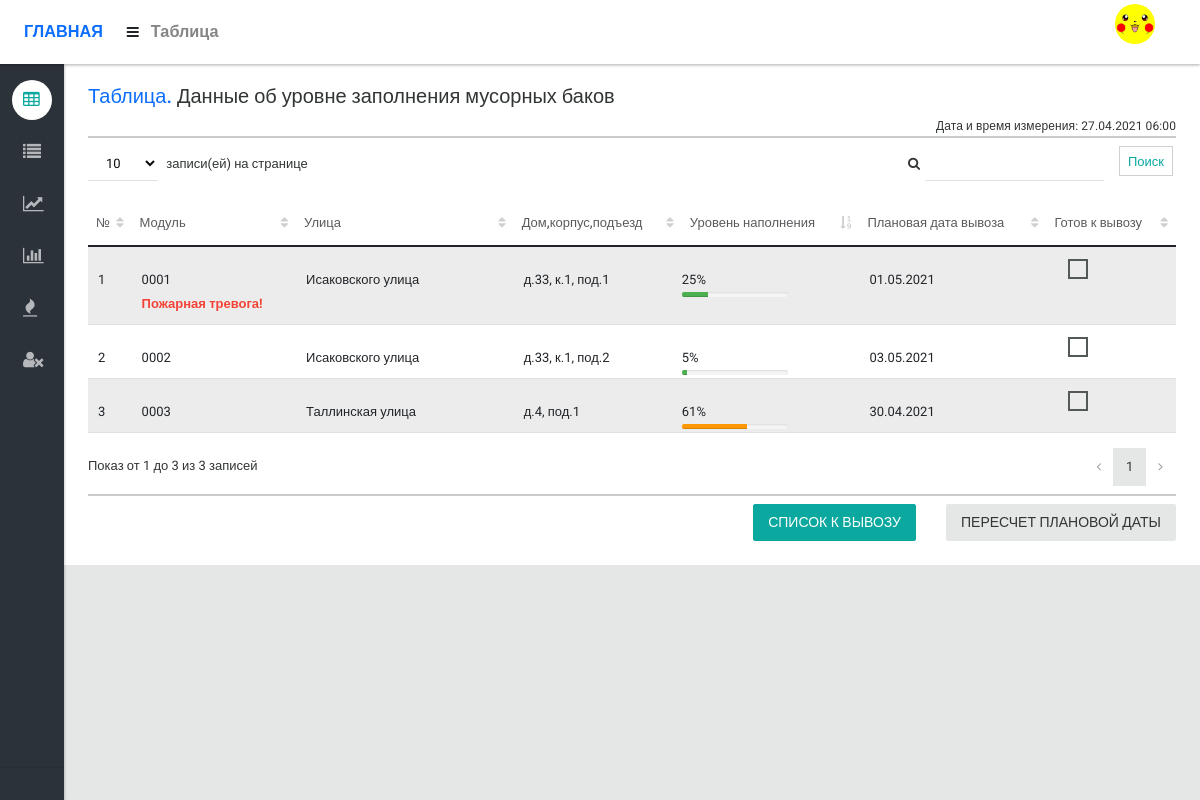
The page / on the database its author committed.
### appgarb/models.py (models this page shows, shortened)
class Containers(models.Model):
    c_module = models.ForeignKey('Modules', on_delete=models.CASCADE, verbose_name='Модуль')
    c_date = models.DateTimeField(default=datetime.datetime.combine(now().date(), datetime.time(6, 0, 0)),
                                  blank=False, verbose_name = 'Дата измерения')
    c_curr = models.PositiveSmallIntegerField(default=None, null=True, blank=True, verbose_name='Дистанция до мусора, см')
    c_is_collected = models.BooleanField(default=False, blank=False, verbose_name='Мусор вывезен')
    c_incr = models.PositiveSmallIntegerField(default=None, null=True, blank=True, verbose_name='Суточный прирост, %')
    def get_fill(self):
        if self.c_curr:
            return int(round((self.c_module.m_height - self.c_curr) * 100 / self.c_module.m_cont, 2))
    get_fill.short_description = "Уровень наполнения, %"
    fill_level = property(get_fill)
    def get_procentage(self):
        if self.c_curr:
            if self.fill_level <= 50:
                bar_class = 'progress-bar-success'
            elif self.fill_level >= 90:
                bar_class = 'progress-bar-danger'
            elif 50 < self.fill_level < 90:
                bar_class = 'progress-bar-warning'
            return bar_class
    procentage = property(get_procentage)
    def get_chart_color(self):
        if self.c_curr:
            if self.fill_level <= 50:
                chart_color = '#4caf50'
            elif self.fill_level >= 90:
                chart_color = '#f44336'
            elif 50 < self.fill_level < 90:
                chart_color = '#ff9800'
            return chart_color
    chart_color = property(get_chart_color)
    class Meta:
        verbose_name = 'Контейнер'
        verbose_name_plural = 'Контейнеры'
        unique_together = ['c_module', 'c_date', 'c_is_collected']
        ordering = ['c_module', 'c_date', '-c_is_collected']

class Modules(models.Model):
    m_module = models.CharField(max_length=4, blank=False, db_index=True, verbose_name='Модуль')
    m_street = models.ForeignKey('Streets', on_delete=models.PROTECT, verbose_name='Название улицы')
    m_house = models.CharField(max_length=10, blank=False, verbose_name='Номер дома')
    m_building = models.PositiveSmallIntegerField(blank=True, null=True, verbose_name='Корпус')
    m_entrance = models.PositiveSmallIntegerField(validators=[MinValueValidator(0), MaxValueValidator(10)], default=1, blank=False, verbose_name='Подъезд')
    m_height = models.PositiveSmallIntegerField(blank=False, verbose_name='Высота установки, в см')
    m_start = models.DateField(default=datetime.date.today(), verbose_name='Дата установки')
    m_is_active = models.BooleanField(default=True, verbose_name='Состояние')
    m_slug = models.SlugField(max_length=255, verbose_name='Url', unique=True)
    m_cont = models.PositiveSmallIntegerField(default=100, blank=False, verbose_name='Высота контейнера, в см')
    m_pipe = models.PositiveSmallIntegerField(default=150, blank=False, verbose_name='Высота мусоропровода')
    m_method = models.ForeignKey('Methods', on_delete=models.PROTECT, default=1, blank=True, verbose_name='Название метода')
    m_params = models.TextField(default='{}', verbose_name='Параметры метода')
    m_plan = models.DateField(default=datetime.date.today(), verbose_name='Плановая дата вывоза')
    def __str__(self):
        return self.m_module
    def get_absolute_url(self):
        return reverse('module', kwargs={'slug': self.m_slug})
    def get_absolute_url_fire(self):
        return reverse('fire', kwargs={'slug': self.m_slug})
    def get_address(self):
        if self.m_building:
            return  'д.' + self.m_house + ', к.' + str(self.m_building) + ', под.' + str(self.m_entrance)
        else:
            return  'д.' + self.m_house + ', под.' + str(self.m_entrance)
    get_address.short_description = "Адрес"
    address = property(get_address)
    def get_params(self):
        return json.loads(self.m_params)
    params = property(get_params)
    class Meta:
        verbose_name = 'Модуль'
        verbose_name_plural = 'Модули'
        unique_together = ['m_street', 'm_house', 'm_building', 'm_entrance']
        ordering = ['m_module']

class Streets(models.Model):
    s_street = models.CharField(max_length=50, db_index=True, unique=True,  verbose_name='Название улицы')
    def __str__(self):
        return self.s_street
    class Meta:
        verbose_name = 'Улица'
        verbose_name_plural = 'Улицы'
        ordering = ['s_street']

### appgarb/views.py (the view, shortened to what this page needs)
# urls.py: path('', Home.as_view(), name='home'),  # главная страница
class Home(MyMixin, ListView):
    template_name = 'appgarb/index.html'
    context_object_name = 'containers'
    def get_context_data(self, *, object_list=None, **kwargs):
        context = super().get_context_data(**kwargs)
        context['title'] = 'Таблица'
        context['date'] = self.get_today()
        return context
    def get_queryset(self):
        if self.get_today():  # если есть хоть одна запись в бд
            modules = Modules.objects.filter(m_is_active=True)
            for item in modules:
                try:
                    c_obj = Containers.objects.filter(c_date=self.get_today(), c_is_collected=False).get(
                        c_module__m_module=item.m_module)
                except Containers.DoesNotExist:
                    module = Modules.objects.get(m_module=item)
                    module.containers_set.create(c_module=item.m_module, c_date=self.get_today(), c_incr=0)
            queryset = Containers.objects.filter(c_date=self.get_today(), c_is_collected=False)
            for item in queryset:
                obj_fire = Fire.objects.filter(f_module__m_module=item.c_module, f_alarm=self.get_today())
                if (str(item.c_module) == '0001'):
                    item.fire = 'Пожарная тревога!'
        else:
            queryset = Containers.objects.all()
        return queryset

### appgarb/utils.py (called while the page is built)
    def get_today(self):
        try:
            date_last = Containers.objects.latest('c_date')
            dt = datetime.datetime.combine(date_last.c_date.date(), datetime.time(6, 0, 0))
        except Containers.DoesNotExist:
            dt = None
        return dt

### appgarb/templates/appgarb/index.html (shortened to what this page needs)
{% extends 'base.html' %}
{% load static %}
{% block content %}
			<div id="content">
				<section class="style-default-bright">
					<div class="row">
						<div class="col-md-12">
							<div class="section-header">
								<h3> <span class="text-primary">Таблица. </span> Данные об уровне заполнения мусорных баков</h3>
								<p class="" style="font-size: 12px; text-align: right"> Дата и время измерения: {{date|date:"d.m.Y"}} {{date|time:"H:i"}}</p>
							</div>
						</div>
					</div>
					<hr class="ruler-lg"/>
					<div class="section-body">
						<form id="formOne" action="{% url 'collection' %}" method="get">
							<div class="row">
								<div class="col-lg-12">
									<div class="table-responsive">
										<table id="datatable1" class="table table-striped table-hover">
											<thead>
												<tr>
													<th>№</th>
													<th>Модуль</th>
													<th style="width:20%">Улица</th>
													<th>Дом,корпус,подъезд</th>
													<th class="sort-numeric">Уровень наполнения</th>
													<th>Плановая дата вывоза</th>
													<th>Готов к вывозу</th>
												</tr>
											</thead>
											{% if date %}
											<tbody>
												{% for item in containers %}
													{% if item.c_module.m_is_active %}
													  <tr class="hover my-hover "  >
														  <td onclick="window.location.href ='{{ item.c_module.get_absolute_url }}';"> {{ forloop.counter}}</td>
														  <td
															 onclick="window.location.href ='{{ item.c_module.get_absolute_url }}';"><a href="{{ item.c_module.get_absolute_url }}">{{ item.c_module }}</a>
														     {% if item.fire %}
							                                    <br><scan class="blink" style="color:#f44336"> <a href="{{ item.c_module.get_absolute_url_fire}}"><b> {{item.fire}} </b></scan>
															 {% endif %}
														  </td>
														  <td onclick="window.location.href ='{{ item.c_module.get_absolute_url }}';">{{ item.c_module.m_street}}</td>
														  <td onclick="window.location.href ='{{ item.c_module.get_absolute_url }}';">{{ item.c_module.address}}</td>
														  {% if item.c_curr %}
															  <td style="padding: 0" onclick="window.location.href ='{{ item.c_module.get_absolute_url }}';" >{{ item.fill_level|floatformat }}%
																   <div class="progress my-progress" >
																	   <div class="progress-bar {{item.procentage}}" style="width: {{item.fill_level|floatformat}}%"></div>
																   </div>
															   </td>
														  {% else %}
															<td ><scan style="color:#f44336" onclick="window.location.href ='{{ item.c_module.get_absolute_url }}';"> <b> Нет показаний </b></scan> </td>
														  {% endif%}
														  <td onclick="window.location.href ='{{ item.c_module.get_absolute_url }}';">{{item.c_module.m_plan|date:"d.m.Y"}}</td>
														  <td>
															  <div class="col-sm-9" >
																<label class="checkbox-styled checkbox-danger">
																</label>
															  </div>
														  </td>
													   </tr>
													{% endif %}
												{% endfor %}
											</tbody>
											{% endif %}
										</table>
									</div>
								</div>
							</div>
							<hr class="ruler-lg"/>
							<div class="d-grid  gap-5 d-md-flex justify-content-md-end" >
								<button type="submit" class="btn ink-reaction btn-primary no-linebreak" name = "collect" value="Collection" >Список к вывозу</button>
						</form>
						<form id="formTwo" action="{% url 'home' %}"method="post">
							<button type="submit" class="btn ink-reaction btn-default  no-linebreak" name="calculate" value="Calculation" >Пересчет плановой даты</button>
							</div>
					</div>
			</div>
{% endblock %}

### templates/base.html (shortened to what this page needs)
<!DOCTYPE html>
{% load static %}
<html lang="ru">
	<head>
		<link type="text/css" rel="stylesheet" href="{% static 'css/bootstrap-5.0.0-beta1-dist/css/bootstrap.css' %}">
		<link type="text/css" rel="stylesheet" href="{% static 'css/theme-default/bootstrap.css' %}">
		<link type="text/css" rel="stylesheet" href="{% static 'css/theme-default/materialadmin.css' %}">
		<link type="text/css" rel="stylesheet" href="{% static 'css/theme-default/font-awesome.min.css' %}" />
		<link type="text/css" rel="stylesheet" href="{% static 'css/theme-default/material-design-iconic-font.min.css' %}">
		<link type="text/css" rel="stylesheet" href="{% static 'css/theme-default/libs/DataTables/jquery.dataTables.css' %}">
		<link type="text/css" rel="stylesheet" href="{% static 'css/theme-default/libs/DataTables/extensions/dataTables.colVis.css' %} ">
		<link type="text/css" rel="stylesheet" href="{% static 'css/theme-default/libs/DataTables/extensions/dataTables.tableTools.css' %}" >
		<link type="text/css" rel="stylesheet" href="{% static 'css/theme-default/libs/rickshaw/rickshaw.css' %}">
		<link type="text/css" rel="stylesheet" href="{% static 'css/theme-default/libs/morris/morris.core.css' %}">
		<link type="text/css" rel="stylesheet" href="{% static 'css/theme-default/material-design-iconic-font.min.css' %}">
		<link type="text/css" rel="stylesheet" href="{% static 'css/my_style.css' %}">
		<link type="text/css" rel="stylesheet" href="{% static '/css/theme-default/libs/bootstrap-datepicker/datepicker3.css' %}" />
	</head>
	<body class="menubar-hoverable header-fixed ">
		{% include 'inc/_header.html' %}
		<div id="base">
       	 	{% block content %} {% endblock %}
        	{% include 'inc/_sidebar.html' %}
	</body>
</html>

### templates/inc/_header.html (shortened to what this page needs)
{% load static %}
		<header id="header" >
			<div class="headerbar">
				<div class="headerbar-left">
					<ul class="header-nav header-nav-options">
						<li class="header-nav-brand" >
							<div class="brand-holder">
								<a href="{% url 'home'%}">
									<span class="text-lg text-bold text-primary">ГЛАВНАЯ</span>
								</a>
							</div>
						</li>
						<li>
							<a class="btn btn-icon-toggle menubar-toggle" data-toggle="menubar" href="javascript:void(0);">
								<i class="fa fa-bars"></i>
							</a>
						</li>
						<li class="header-nav-brand" >
							<div class="brand-holder">
								<span class="text-lg text-bold">{{ title }}</span>
							</div>
						</li>
					</ul>
				</div>
				<div class="headerbar-right">
					<ul class="header-nav header-nav-profile">
						<li class="dropdown">
							<div style="margin-top: 6%">
								<img src="{% static 'img/avatar.jpg' %}" alt="" />
							</div>
						</li>
					</ul>
				</div>
			</div>
		</header>

### templates/inc/_sidebar.html (shortened to what this page needs)
			<div id="menubar" class="menubar-inverse">
				<div class="menubar-scroll-panel">
					{% url 'home' as home_url %}
					{% url 'collection' as collection_url %}
					{% url 'id_module' as id_module_url %}
					{% url 'module' as module_url %}
					{% url 'id_analitics' as id_analitics_url %}
					{% url 'analitics' as analitics_url %}
					{% url 'id_fire' as id_fire_url %}
					{% url 'fire' as fire_url %}
					{% url 'logout' as logout_url %}
					<ul id="main-menu" class="gui-controls">
						<li>
							<a href="{% url 'home' %}" class="{% if request.path  == home_url %}active{% endif %}" >
								<div class="gui-icon"><i class="fa fa-table"></i></div>
							</a>
						</li>
						<li>
							<a href="{% url 'collection' %}" class="{% if request.path  == collection_url %}active{% endif %}" >
								<div class="gui-icon"><i class="fa fa-list"></i></div>
							</a>
						</li>
						<li>
							    <a href="{% url 'id_module' %}"
								   class="{% if request.path  == id_module_url or request.path  == module_url %}active{% endif %}" >
								<div class="gui-icon"><i class="fa fa-line-chart"></i></div>
							</a>
						</li>
						<li>
							<a href="{% url 'id_analitics' %}"
								class="{% if request.path  == id_analitics_url or request.path  == analitics_url %}active{% endif %}" >
								<div class="gui-icon"><i class="fa fa-bar-chart"></i></div>
							</a>
						</li>
						<li>
							<a href="{% url 'id_fire' %}"
								class="{% if request.path  == id_fire_url or request.path  == fire_url %}active{% endif %}" >
								<div class="gui-icon"><i class="fa fa-fire"></i></div>
							</a>
						</li>
						<li>
							<a href="{% url 'logout' %}"
								class="{% if request.path  == logout_url %}active{% endif %}" >
								<div class="gui-icon"><i class="fa fa-user-times"></i></div>
							</a>
						</li>
					</ul>
					<div class="menubar-foot-panel">
					</div>
				</div>
			</div>

### garbage/static/css/my_style.css (style rules this page uses)
.my-progress { padding: 0; margin: 0; height:5px; width:60%; }
.blink { -webkit-animation: blink 2s linear infinite; animation: blink 2s linear infinite; }

### rows shown on the page
Containers: c_module "0001", fire "Пожарная тревога!", c_module.m_street "Исаковского улица", c_module.address "д.33, к.1, под.1", fill_level "25", c_module.m_plan "01.05.2021"
Containers: c_module "0002", c_module.m_street "Исаковского улица", c_module.address "д.33, к.1, под.2", fill_level "5", c_module.m_plan "03.05.2021"
Containers: c_module "0003", c_module.m_street "Таллинская улица", c_module.address "д.4, под.1", fill_level "61", c_module.m_plan "30.04.2021"

### other values the page prints
{{ title }} "Таблица"
{{ date|date:"d.m.Y" }} "27.04.2021"
{{ date|time:"H:i" }} "06:00"
